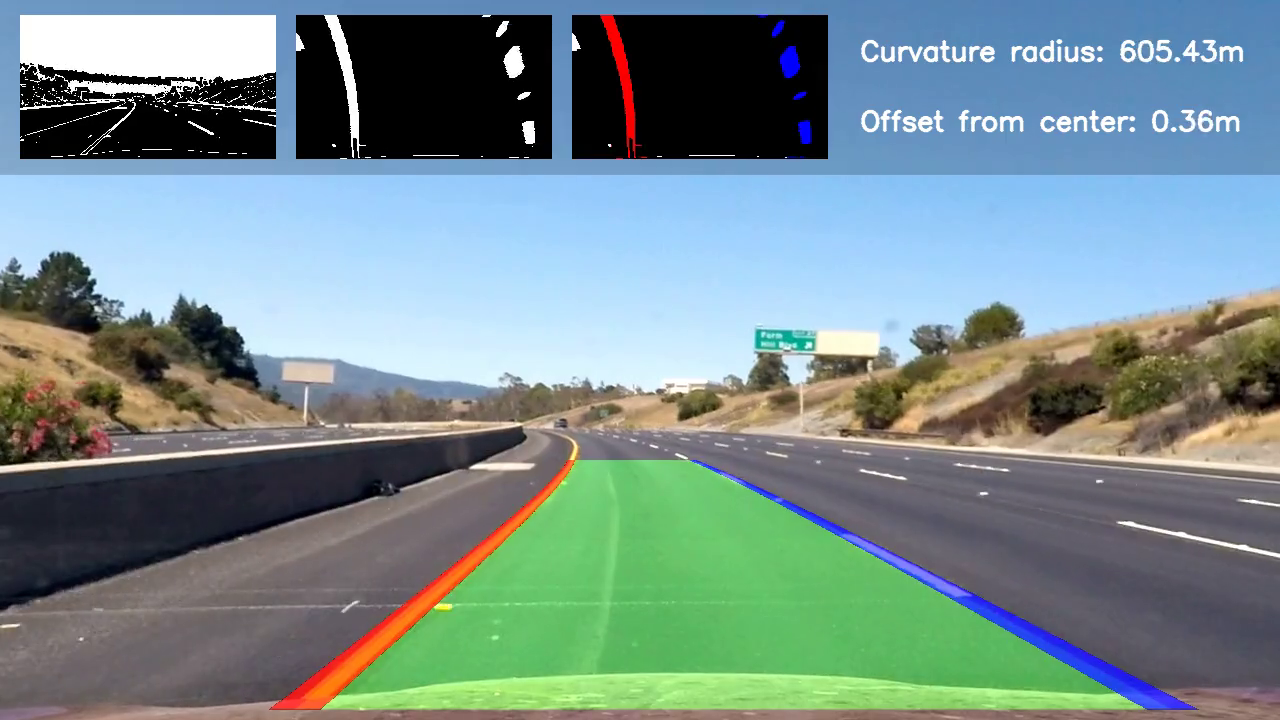
#> input picture frame 1 of lane_detection/out_project_10.mp4, 1280 x 720 px
$ jupyter execute Untitled.ipynb
#> lines starting #> are read from the running program, lines starting #| are printed output that depends on the picture; after the words box and inside, x2 and y2 are one past the last pixel; in counts of white or black regions, pixels touching at a corner belong together
### vehicle_detection/tracker.py
import math


class EuclideanDistTracker:
    def __init__(self):
        # Store the center positions of the objects
        self.center_points = {}
        # Keep the count of the IDs
        # each time a new object id detected, the count will increase by one
        self.id_count = 0


    # [38 lines left out: function update, not called in this run]

### vehicle_detection/Untitled.ipynb
[cell 1]
import cv2
from tracker import *

#create tracker object
tracker = EuclideanDistTracker()

cap = cv2.VideoCapture("out_project_10.mp4")

# Object detection
object_detector = cv2.createBackgroundSubtractorMOG2(history=80, varThreshold=65)

while True:
    ret, frame = cap.read()
#> frame is the input picture: shape (720, 1280, 3); mean B, G, R 140.1, 139.3, 118.1
    height, width, _ = frame.shape
#> height = 720; width = 1280

    # Extract regin of interest
    roi = frame[400: 700, 700: 1280]
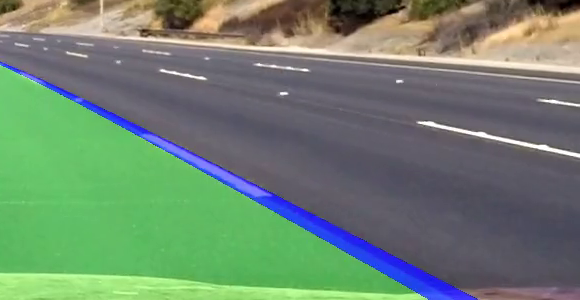
#> roi: shape (300, 580, 3); mean B, G, R 111.5, 131.8, 110.4

    # object detection
    mask = object_detector.apply(roi)
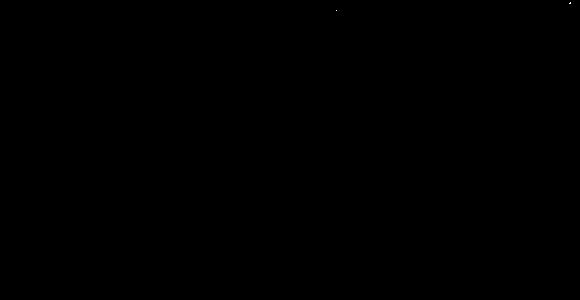
#> mask: shape (300, 580); values 127 (black) and 255 (white), 0% white in thin lines or dots, all inside (x1, y1, x2, y2) = (336, 2, 571, 11)
    contours, _ = cv2.findContours(mask, cv2.RETR_TREE, cv2.CHAIN_APPROX_SIMPLE)
#> contours = [[[0, 0], [0, 299], [579, 299], [579, 0]]]
    detection = []
    for cnt in contours:
        # calculate areas and remove small elements
        area = cv2.contourArea(cnt)
        if area > 2000:
            #cv2.drawContours(roi, [cnt], -1, (0, 255, 0))
            x, y, w, h = cv2.boundingRect(cnt)
            cv2.rectangle(roi, (x, y), (x+w, y+h), (0, 255, 0), 3)

            detection.append([x, y, w, h])
#> this loop made 1 pass
#> (cnt, area, x, y, w, h) on pass 1: ([[0, 0], [0, 299], [579, 299], [579, 0]], 173121, 0, 0, 580, 300)
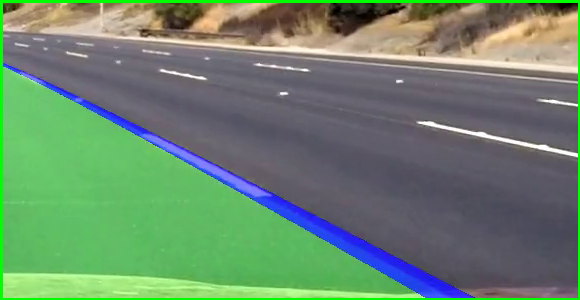
#> roi: shape (300, 580, 3); 2.51% of pixels changed, all inside (x1, y1, x2, y2) = (0, 0, 580, 300)
#> after the loop, detection = [[0, 0, 580, 300]]

    #print(detection)
    #cv2.imshow("roi", roi)
    cv2.imshow("Frame", frame)
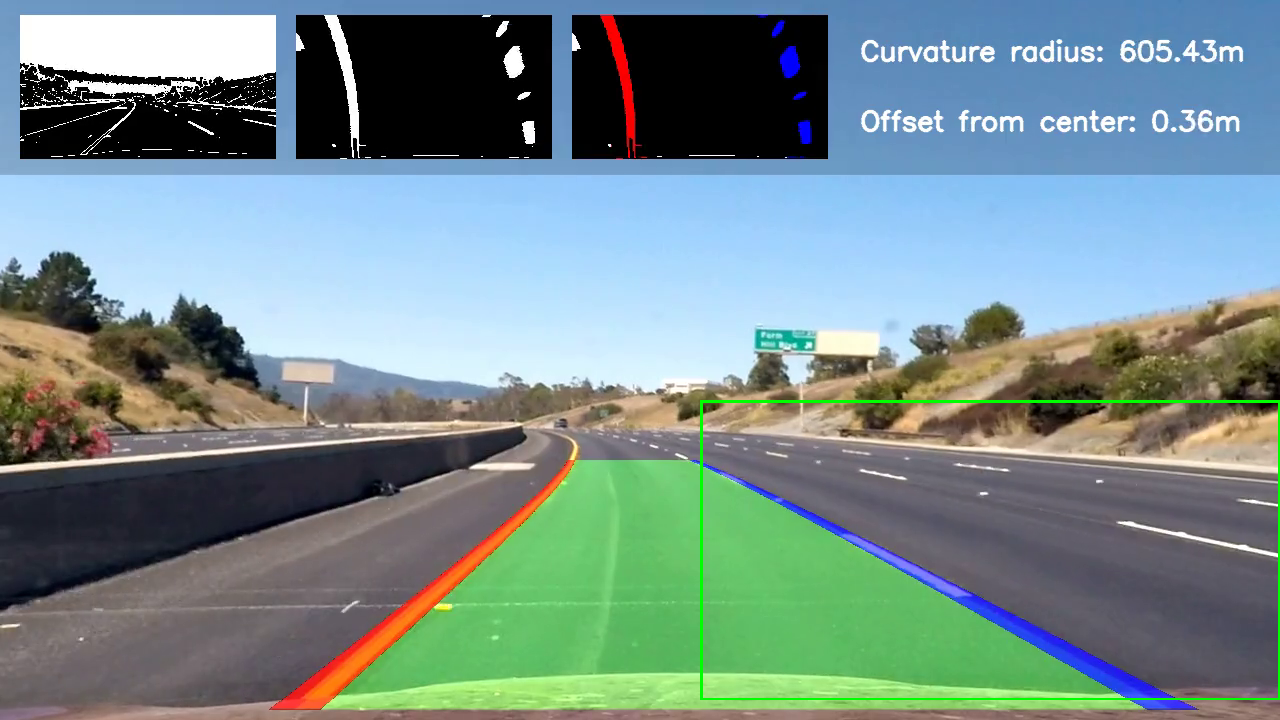
#> window 'Frame': shape (720, 1280, 3); mean B, G, R 139.6, 139.9, 117.6
    #cv2.imshow("Mask", mask)

    key = cv2.waitKey(80)
#> (key Esc is pressed here)
    if key == 27:
        break

cap.release()
cv2.destroyAllWindows()

$ run again, starting later in the video
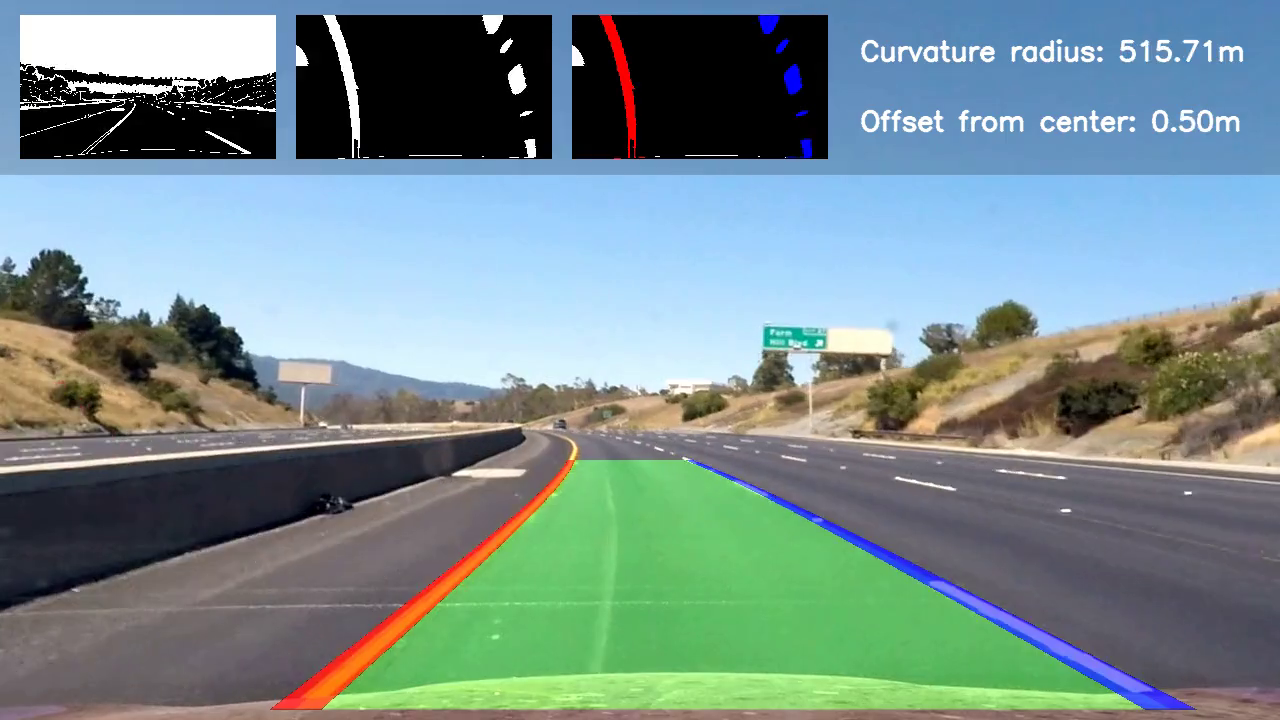
#> input picture frame 4 of lane_detection/out_project_10.mp4, 1280 x 720 px
#> frame is the input picture: shape (720, 1280, 3); mean B, G, R 140.8, 140.1, 118.5
#> mask: shape (300, 580); values 127 (black) and 255 (white), 0% white in thin lines or dots, all inside (x1, y1, x2, y2) = (366, 7, 424, 12)
#> contours = [[[0, 0], [0, 299], [579, 299], [579, 0]]]
#> the loop `for cnt in contours:` made 1 pass
#> (cnt, area, x, y, w, h) on pass 1: ([[0, 0], [0, 299], [579, 299], [579, 0]], 173121, 0, 0, 580, 300)
#> after the loop `for cnt in contours:`:
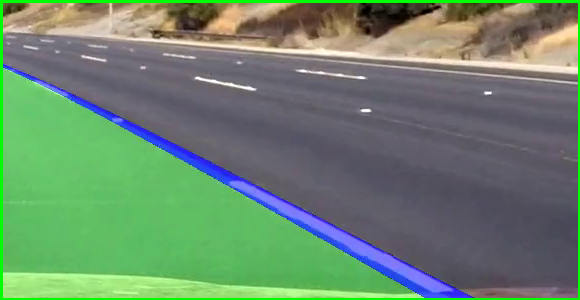
#> roi: shape (300, 580, 3); mean B, G, R 108.7, 134.8, 107.4
#> after the loop `for cnt in contours:`: detection = [[0, 0, 580, 300]]
#> `cv2.imshow("Frame", frame)`:
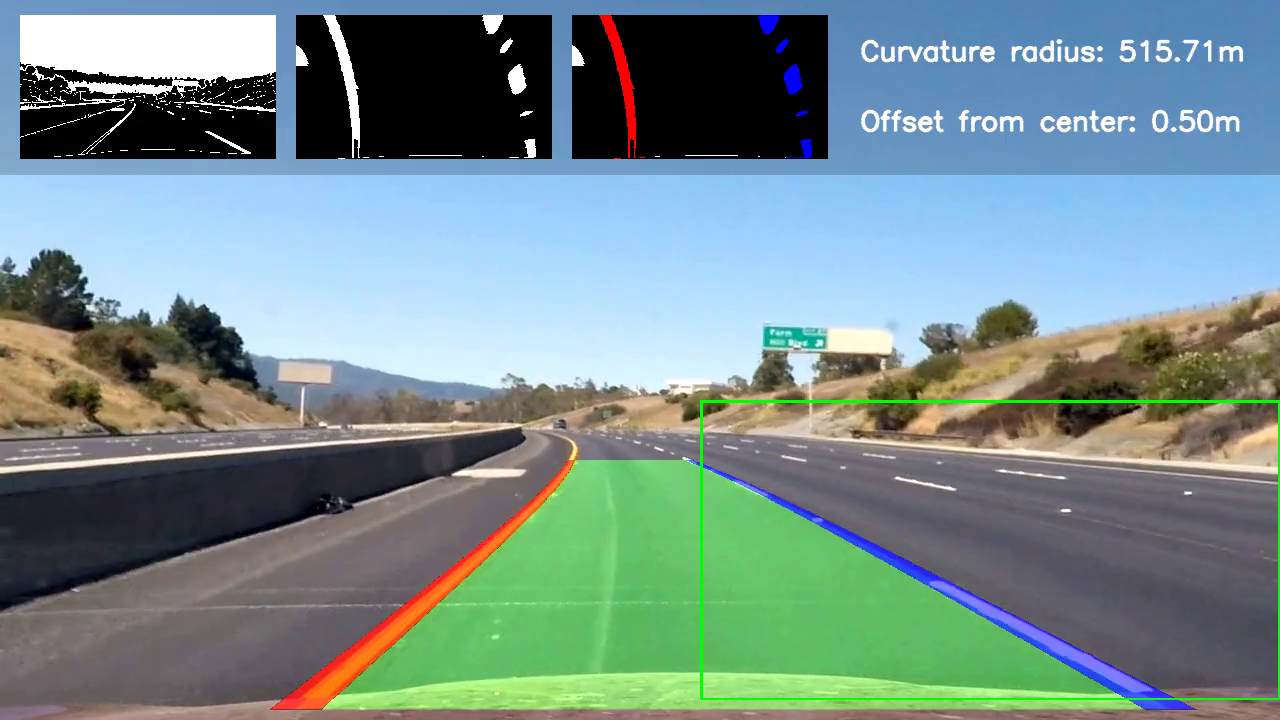
#> window 'Frame': shape (720, 1280, 3); mean B, G, R 140.3, 140.6, 117.9

$ run again, starting later in the video
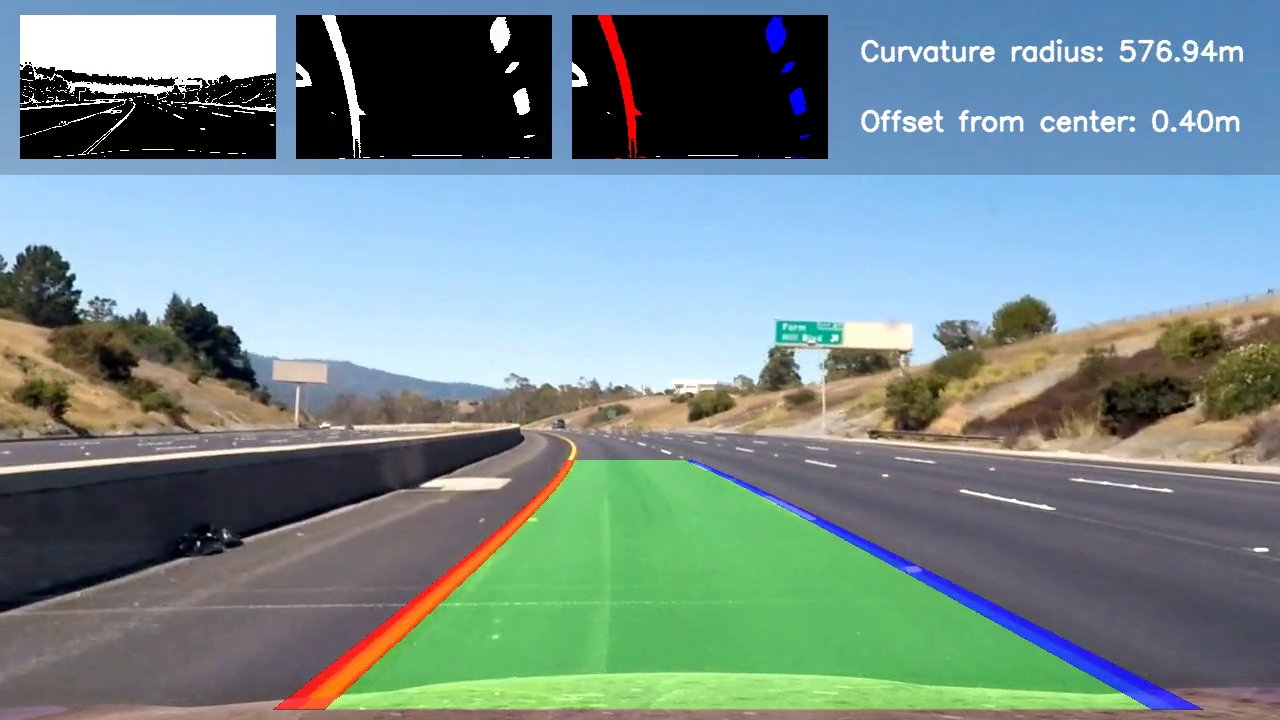
#> input picture frame 8 of lane_detection/out_project_10.mp4, 1280 x 720 px
#> frame is the input picture: shape (720, 1280, 3); mean B, G, R 140.5, 139.4, 117.8
#> mask: shape (300, 580); values 127 (black) and 255 (white), 0% white in thin lines or dots, all inside (x1, y1, x2, y2) = (410, 5, 415, 9)
#> contours = [[[0, 0], [0, 299], [579, 299], [579, 0]]]
#> the loop `for cnt in contours:` made 1 pass
#> (cnt, area, x, y, w, h) on pass 1: ([[0, 0], [0, 299], [579, 299], [579, 0]], 173121, 0, 0, 580, 300)
#> after the loop `for cnt in contours:`:
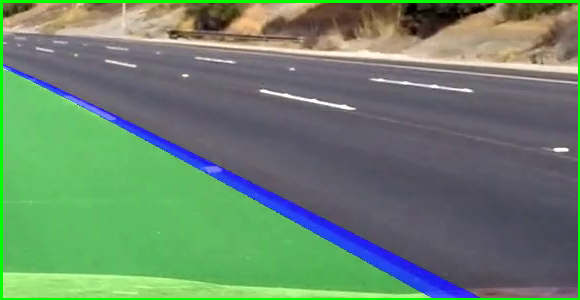
#> roi: shape (300, 580, 3); mean B, G, R 108.2, 133.4, 105.6
#> after the loop `for cnt in contours:`: detection = [[0, 0, 580, 300]]
#> `cv2.imshow("Frame", frame)`:
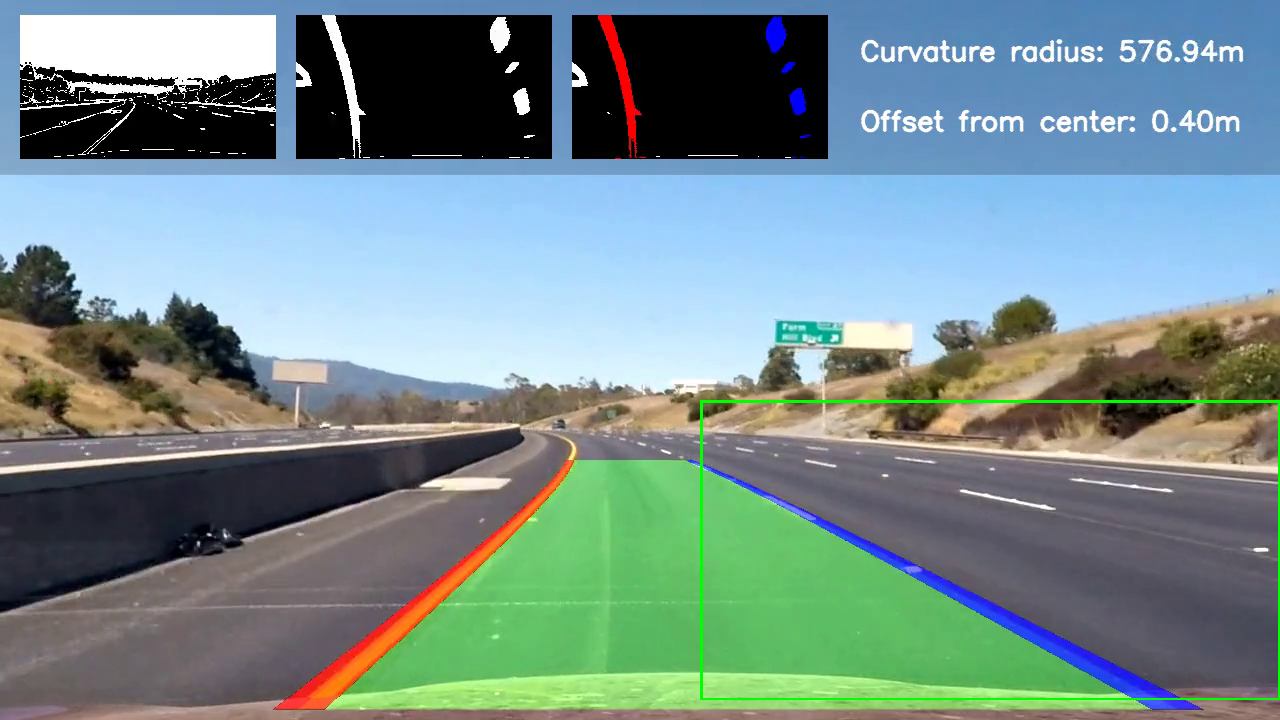
#> window 'Frame': shape (720, 1280, 3); mean B, G, R 140, 140, 117.2
